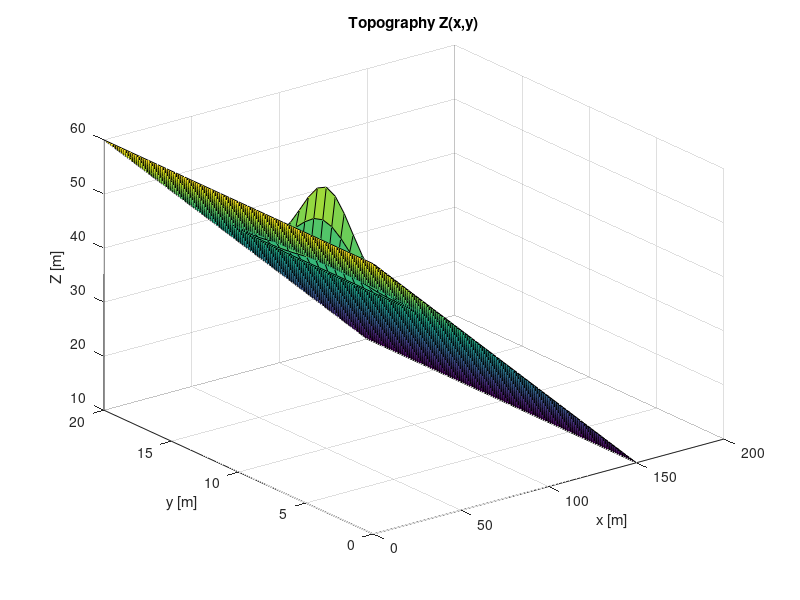
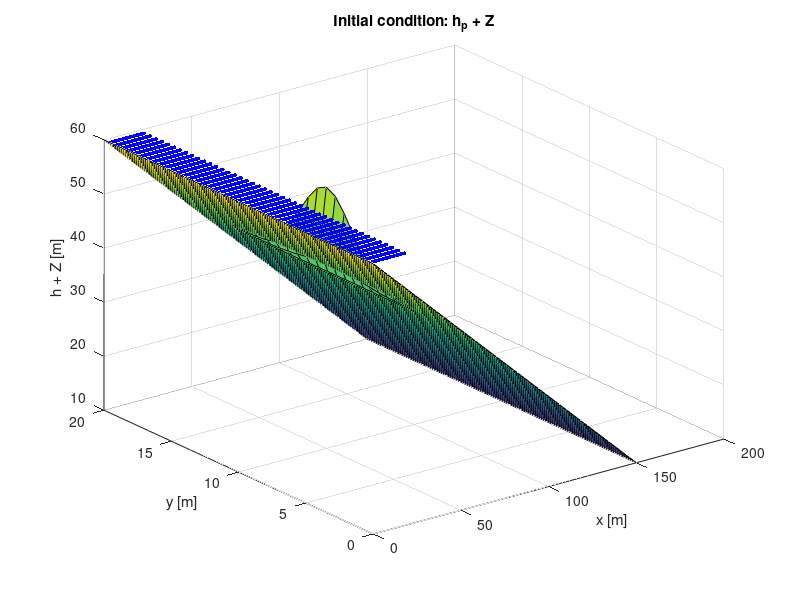

Write the MATLAB code that produced these figures, in order.
% mass and momentum conservation test for dam break on inclined plane with gaussian obstacle

clear all;
close all;
clc;

% Domain: [0, 150] x [0, 20]
nelex = 75;
neley = 30;
Lx = 150;
Ly = 20;
hx = Lx / nelex;
hy = Ly / neley;
DT_FIXED = 0;   
NSTEPS   = 100;

x = linspace(0, Lx, nelex+1);
y = linspace(0, Ly, neley+1);
[X, Y] = meshgrid(x, y);

% Topograhpy: inclned plane + gaussian bump
Z = 60 - (1/3).*X + 15.*exp(-((X-50).^2)./7 - ((Y-10).^2)./7);

% Gradient
[gx, gy] = gradient(Z, hx, hy);


figure(1);
surf(X, Y, Z);
title('Topography Z(x,y)');
xlabel('x [m]'); ylabel('y [m]'); zlabel('Z [m]');

% Particles: only in region [0, 20] x [0, 20]
Xmin = 0; Xmax = 20; Ymin = 0; Ymax = 20;
DX = 0.45; DY = 0.45;
[xp, yp] = meshgrid(Xmin+DX/2:DX:Xmax-DX/2, Ymin+DY/2:DY:Ymax-DY/2);
xp = xp(:);
yp = yp(:);

% Initial height: h = 60 - Z interpolated at particle positions
hp = 60 - interp2(X, Y, Z, xp, yp, 'linear');

% Remove particles with zero or negative height
hzero = find(hp <= 0.001);
hp(hzero) = [];
xp(hzero) = [];
yp(hzero) = [];

nmp = numel(xp);
fprintf('Particles: %d\n', nmp);


figure(2);
surf(X, Y, Z);
hold on;
scatter3(xp, yp, hp + interp2(X, Y, Z, xp, yp, 'linear'), 7, 'b', 'filled');
title('Initial condition: h_p + Z');
xlabel('x [m]'); ylabel('y [m]'); zlabel('h + Z [m]');

%% Physical parameters (from paper Section 4.2)
g     = 9.81;
xi    = 200;      % turbulence coefficient [m/s^2]
rhosy = 1200.0;   % mudflow density [kg/m^3]
T     = 10;        % final time [s]

%% Initial conditions for particles
Msys  = sum(hp * DX * DY * rhosy);
Mp    = Msys / nmp * ones(nmp, 1);
Vp    = Mp ./ rhosy;
Ap    = Vp ./ hp;
vp    = zeros(nmp, 2);
momp  = zeros(nmp, 2);

% Flag (from paper: friction on, Bingham on)
BINGHAM  = 1.0;
FRICTION = 1.0;
CFL      = 0.2;
BC_FLAG  = 1;

MERGE_SPLIT_ON = 1;

eq_level = 0.0;   % non well-balanced

% Rheological parameters (not specified in the paper
% we choose them to be consistent with the well-balanced test):
mu = 10; % Pa·s (viscosity)
phi = 12; % degrees (friction angle)
tauy = 30; % Pa·s (as in well-balanced test)

Zz   = Z(:);
dZdx = gx(:);
dZdy = gy(:);

%% writing DATA.json
function v2j(fid, name, x, last)
  if isscalar(x) && ~ischar(x)
    fprintf(fid, '"%s": %.17g', name, x);
  elseif ischar(x)
    fprintf(fid, '"%s": "%s"', name, x);
  else
    x = x(:);
    fprintf(fid, '"%s": [', name);
    fprintf(fid, '%.17g', x(1));
    for k = 2:numel(x)
      fprintf(fid, ',%.17g', x(k));
    endfor
    fprintf(fid, ']');
  endif
  if (~last)
    fprintf(fid, ',\n');
  else
    fprintf(fid, '\n');
  endif
endfunction

FID = fopen("DATA.json", "w");
fprintf(FID, "{\n");
v2j(FID, "x",           xp,         false);
v2j(FID, "y",           yp,         false);
v2j(FID, "Mp",          Mp,         false);
v2j(FID, "Ap",          Ap,         false);
v2j(FID, "vpx",         vp(:,1),    false);
v2j(FID, "vpy",         vp(:,2),    false);
v2j(FID, "Nex",         nelex,      false);
v2j(FID, "Ney",         neley,      false);
v2j(FID, "hx",          hx,         false);
v2j(FID, "hy",          hy,         false);
v2j(FID, "hp",          hp,         false);
v2j(FID, "mom_px",      momp(:,1),  false);
v2j(FID, "mom_py",      momp(:,2),  false);
v2j(FID, "g",           g,          false);
v2j(FID, "T",           T,          false);
v2j(FID, "xi",          xi,         false);
v2j(FID, "rho",         rhosy,      false);
v2j(FID, "Vp",          Vp,         false);
v2j(FID, "Z",           Zz,         false);
v2j(FID, "dZdx",        dZdx,       false);
v2j(FID, "dZdy",        dZdy,       false);

v2j(FID, "mu",        mu,       false);
v2j(FID, "phi",       phi,      false);
v2j(FID, "tauy",      tauy,      false);
v2j(FID, "MERGE_SPLIT_ON", MERGE_SPLIT_ON, false);

v2j(FID, "BINGHAM_ON",  BINGHAM,    false);
v2j(FID, "CFL",         CFL,        false);
v2j(FID, "BC_FLAG",     BC_FLAG,    false);
v2j(FID, "eq_level",    eq_level,   false);
v2j(FID, "DT_FIXED",  DT_FIXED,    false);
v2j(FID, "NSTEPS", NSTEPS,   false);
v2j(FID, "FRICTION_ON", FRICTION,   true);
fprintf(FID, "}\n");
fclose(FID);
fprintf('DATA.json written: %d particles, grid %dx%d\n', nmp, nelex, neley);
fprintf('Domain: [0,%.0f] x [0,%.0f], hx=%.3f, hy=%.3f\n', Lx, Ly, hx, hy);
fprintf('Parameters: rho=%.0f, xi=%.0f, T=%.0f, CFL=%.2f\n', rhosy, xi, T, CFL);
